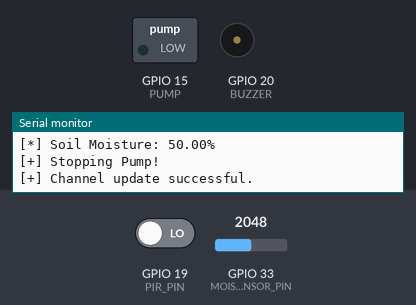
Simulated run of this sketch. Board: ESP32. Shown: switched loads named in the sketch (green lamp = pin HIGH), buzzer (waves = sounding, pin HIGH), the last lines printed to the serial monitor. The inputs (shaded band) are chosen by the test bench; at power-on: GPIO 33 (MOISTURE_SENSOR_PIN) = 2048, GPIO 19 (PIR_PIN) LOW. WiFi joins after 1.5 s; servers stay silent unless stated.

Above: at 8.1 s.
8.2 s: GPIO 33 (MOISTURE_SENSOR_PIN) set to 2146
At 10.4 s:
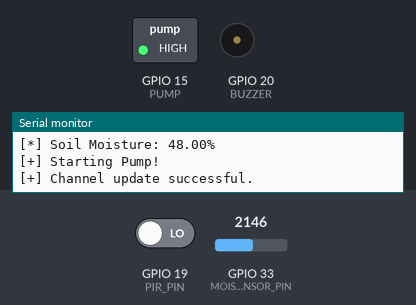
12.1 s: GPIO 19 (PIR_PIN) driven HIGH
At 13.6 s:
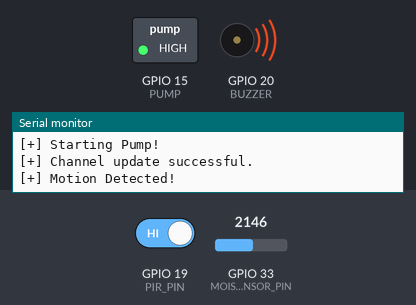
16.0 s: GPIO 33 (MOISTURE_SENSOR_PIN) set to 2047
At 16.9 s:
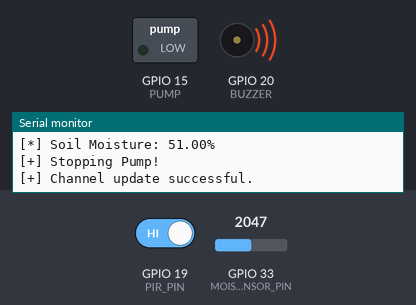
19.9 s: GPIO 33 (MOISTURE_SENSOR_PIN) set to 2866
At 21.7 s:
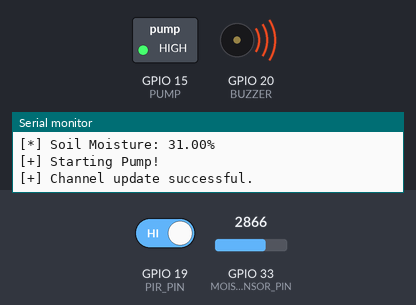
23.8 s: GPIO 33 (MOISTURE_SENSOR_PIN) set to 1228
At 26.4 s:
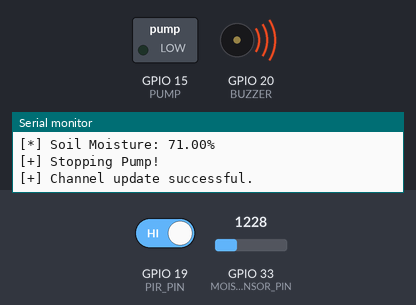
27.7 s: GPIO 19 (PIR_PIN) driven LOW
At 29.6 s:
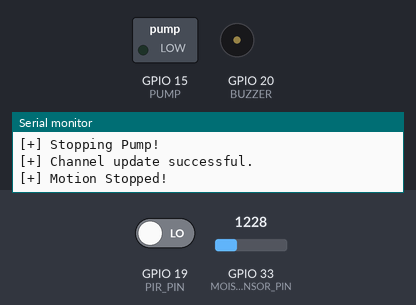
Timing chart, 0 to 31.1 s (numbered marks = the images above; inputs shaded):
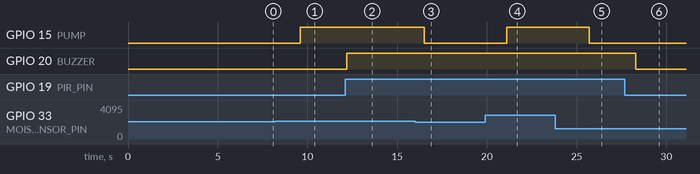

The sketch:

IrrigationMonitoring.ino
```cpp
#include <WiFi.h>
#include "ThingSpeak.h"

#define MOISTURE_SENSOR_PIN 33 // D33 pin on ESP32
#define PIR_PIN 19
#define BUZZER 20
#define PUMP 15

char ssid[] = "Huloiarnata";   // your network SSID (name)
char pass[] = "test1234";   // your network password
WiFiClient  client;
int pinStateCurrent = LOW;
int pinStatePrevious = LOW;
const float THRESHOLD = 50.0;

unsigned long myChannelNumber = 2462917;
const char * myWriteAPIKey = "PLDFKWER143MNEFY";

void setup() {
  Serial.begin(115200);  //Initialize serial
  while (!Serial) {
    ; // wait for serial port to connect. Needed for Leonardo native USB port only
  }

  WiFi.mode(WIFI_STA);
  ThingSpeak.begin(client);  // Initialize ThingSpeak
  pinMode(PIR_PIN, INPUT); // initialize PIR sensor
  pinMode(BUZZER, OUTPUT); // initialize Buzzer
  pinMode(PUMP, HIGH);
}

void loop() {

  // Connect or reconnect to WiFi
  if(WiFi.status() != WL_CONNECTED){
    Serial.print("[+] Attempting to connect to SSID: ");
    //Serial.println(SECRET_SSID);
    while(WiFi.status() != WL_CONNECTED){
      WiFi.begin(ssid, pass); // Connect to WPA/WPA2 network. Change this line if using open or WEP network
      Serial.print(".");
      delay(5000);
    }
    Serial.println("\n[+] Connected.");
  }

  int sensorValue = analogRead(MOISTURE_SENSOR_PIN);
  float moisture = map(sensorValue, 0, 4095, 0, 100); // map to percentage
  moisture = (moisture - 100) * -1;

  Serial.print("[*] Soil Moisture: ");
  Serial.print(moisture);
  Serial.println("%");

  if (moisture < THRESHOLD) {
    Serial.println("[+] Starting Pump!");
    digitalWrite(PUMP, HIGH);
  } else {
    Serial.println("[+] Stopping Pump!");
    digitalWrite(PUMP, LOW);
  }

  // Write to ThingSpeak. There are up to 8 fields in a channel, allowing you to store up to 8 different
  // pieces of information in a channel.  Here, we write to field 1.
  int x = ThingSpeak.writeField(myChannelNumber, 1, moisture, myWriteAPIKey);
  if(x == 200){
    Serial.println("[+] Channel update successful.");
  }
  else{
    Serial.println("[*] Problem updating channel. HTTP error code " + String(x));
  }

  pinStatePrevious = pinStateCurrent;
  pinStateCurrent = digitalRead(PIR_PIN);

  if (pinStatePrevious == LOW && pinStateCurrent == HIGH) {
    Serial.println("[+] Motion Detected!");
    digitalWrite(BUZZER, HIGH);
  } else if (pinStatePrevious == HIGH && pinStateCurrent == LOW) {
    Serial.println("[+] Motion Stopped!");
    digitalWrite(BUZZER, LOW);
  }


  delay(2000); // Wait 20 seconds to update the channel again
}
```

Measured:
- the behaviour switches between 2088 and 2089 on GPIO 33 (MOISTURE_SENSOR_PIN) (found by bisection; images 0 and 1)
- after the input at 8.2 s, GPIO 15 (PUMP): LOW → HIGH after 1.4 s
- after the input at 12.1 s, GPIO 20 (BUZZER): LOW → HIGH after 0.11 s
- after the input at 16.0 s, GPIO 15 (PUMP): HIGH → LOW after 0.51 s
- after the input at 19.9 s, GPIO 15 (PUMP): LOW → HIGH after 1.2 s
- after the input at 23.8 s, GPIO 15 (PUMP): HIGH → LOW after 1.9 s
- after the input at 27.7 s, GPIO 20 (BUZZER): HIGH → LOW after 0.61 s
